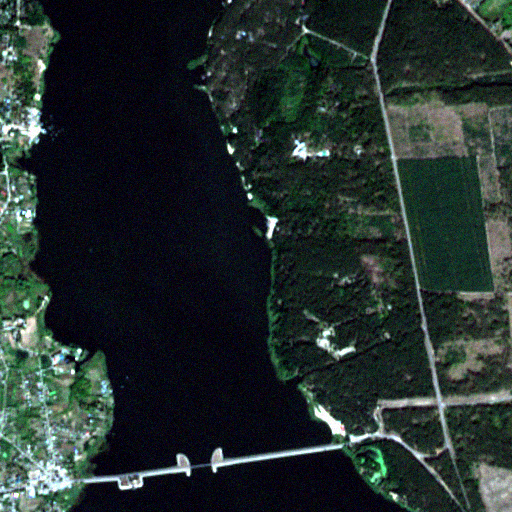
#> input picture validate_channels/reconstructed_q1_sigma_25_img_1.png, 512 x 512 px; the run also reads 1 picture not shown here
$ jupyter execute --allow-errors 'Validate channel order.ipynb'
#> lines starting #> are read from the running program, lines starting #| are printed output that depends on the picture
#### RGB vs BGR

Зрозуміти порядок каналів для BMP-зображення можна шляхом маніпуляції пікселів і обнулення певних каналів. У BMP форматі кольорові канали найчастіше представлені у порядку BGR (синій, зелений, червоний), а не RGB. Тобто, перший канал відповідає за синій, другий — за зелений, а третій — за червоний. Тому при обробці таких зображень та розрахунку метрик, особливо після перетворення з одного формату в інший важливо враховувати що позиція каналу може відрізнятись між вхідними зображеннями та вихідними.

[cell 1]
from PIL import Image
import numpy as np

[cell 2]
def zero_channels(image_path, output_path, keep_channel):
    """
    Замінює два з трьох кольорових каналів RGB(PNG)-зображення на 0.

    :param image_path: Шлях до вихідного зображення.
    :param output_path: Шлях для збереження модифікованого зображення.
    :param keep_channel: Канал, який потрібно зберегти (0 - Червоний, 1 - Зелений, 2 - Синій).
    """
#> called with keep_channel = 0
    # Відкриття зображення
    image = Image.open(image_path).convert("RGBA")  # Примусово конвертуємо зображення в RGBA (4 канали)

    # Перетворення зображення в дані у форматі NumPy
    image_data = np.array(image)

    # Виділяємо RGB-канали, ігноруючи альфа-канал (якщо він є)
    rgb_data = image_data[:, :, :3]
#> rgb_data is the input picture: shape (512, 512, 3); mean R, G, B 35.8, 47, 44.8
    alpha_channel = image_data[:, :, 3] if image_data.shape[2] == 4 else None
#> alpha_channel: shape (512, 512); every value is 255

    # Створюємо масив для зберігання результату
    modified_data = np.zeros_like(rgb_data)

    # Залишаємо тільки обраний канал
    modified_data[:, :, keep_channel] = rgb_data[:, :, keep_channel]
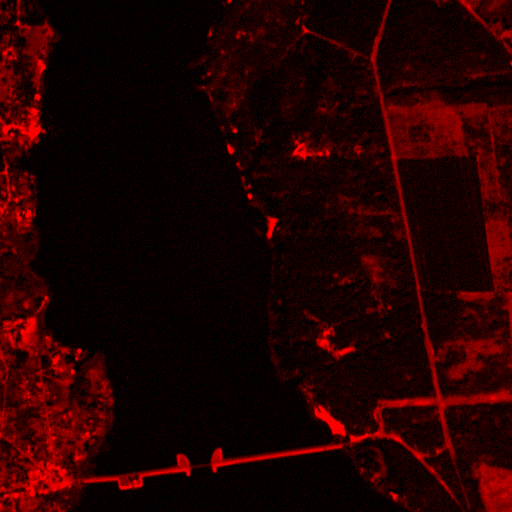
#> modified_data: shape (512, 512, 3); mean R, G, B 35.8, 0, 0

    # Якщо є альфа-канал, додаємо його назад
    if alpha_channel is not None:
        # Додаємо альфа-канал назад до модифікованих даних
        modified_data_with_alpha = np.zeros_like(image_data)
        modified_data_with_alpha[:, :, :3] = modified_data
        modified_data_with_alpha[:, :, 3] = alpha_channel
#> call 2 of zero_channels, with keep_channel = 1
#> in zero_channels (call 2), `modified_data[:, :, keep_channel] = rgb_data[:, :, keep_channel]`:
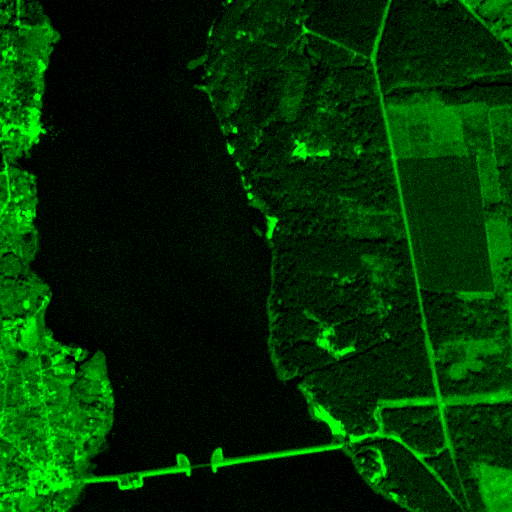
#> modified_data: shape (512, 512, 3); mean R, G, B 0, 47, 0
#> call 3 of zero_channels, with keep_channel = 2
#> in zero_channels (call 3), `modified_data[:, :, keep_channel] = rgb_data[:, :, keep_channel]`:
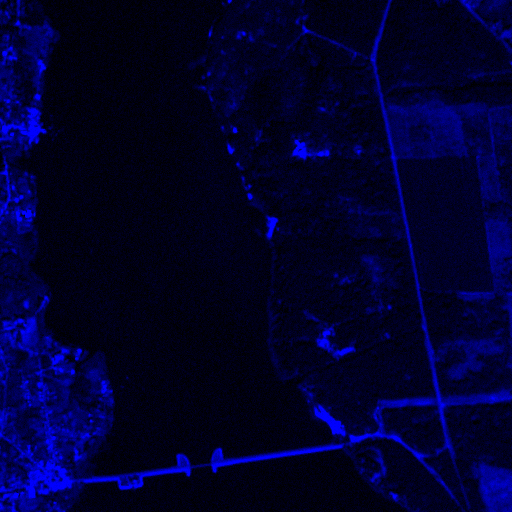
#> modified_data: shape (512, 512, 3); mean R, G, B 0, 0, 44.8
        modified_image = Image.fromarray(modified_data_with_alpha, "RGBA")
    else:
        # Якщо альфа-каналу немає, робимо тільки RGB
        modified_image = Image.fromarray(modified_data, "RGB")

    # Збереження модифікованого зображення
    modified_image.save(output_path)
    print(f"Модифіковане зображення збережено за адресою: {output_path}")
